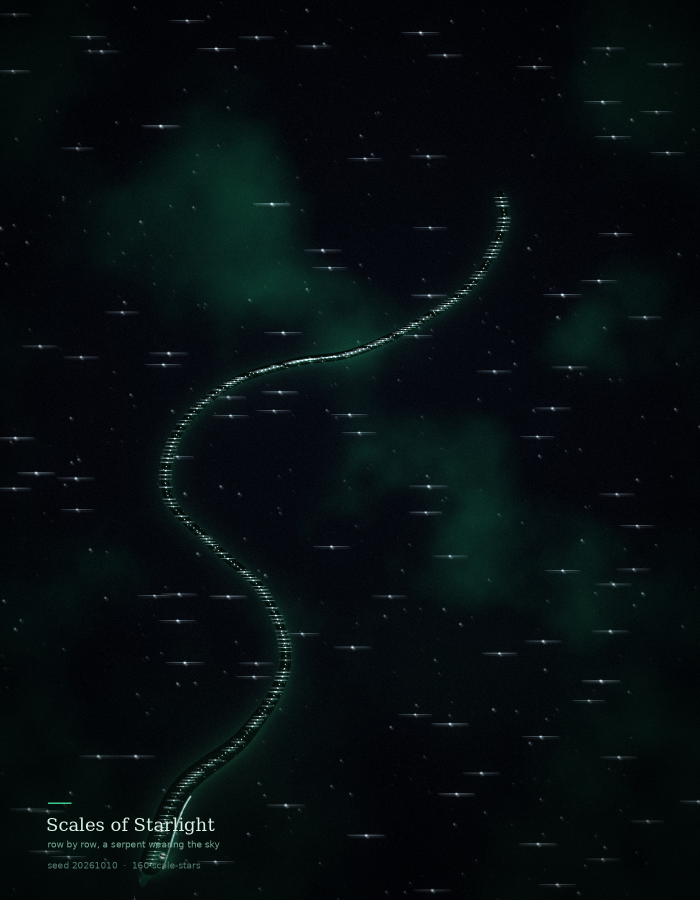
#> input picture scales-of-starlight.png, 1400 x 1800 px, found by its file name (shown at 1/2 size)
$ python probe_direction.py
#> lines starting #> are read from the running program, lines starting #| are printed output that depends on the picture
"""Probe 6: mid-body plateau diagnosis v2. Compare a CROSS-BODY horizontal strip
vs an ALONG-BODY strip. If the plateau runs along the body (constant in x, varying
in y), the fusion is in row spacing (row direction). If it runs across the body,
the fusion is in `across` (cross direction). This will tell me exactly which knob
is wrong.
"""
import numpy as np
from PIL import Image

im = np.asarray(Image.open("/home/adora/narusya-play/scales-of-starlight.png").convert("RGB")).astype(np.float32) / 255
H, W, _ = im.shape
#> H = 1800; W = 1400
lum = im @ np.array([0.299, 0.587, 0.114])

# (585,725) is on the mid-flank, heading right
# CROSS strip (along the body's width): y=725, x=585-40 .. 585+40
cross = lum[725 - 12:725 + 12, 585 - 40:585 + 40]
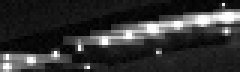
#> cross: shape (24, 80) float64 (shown 3 times larger); min 0.0023, max 1, mean 0.2
# ALONG strip (along the body's length): x=585, y=725-40 .. 725+40
along = lum[725 - 40:725 + 40, 585 - 12:585 + 12]
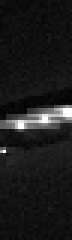
#> along: shape (80, 24) float64 (shown 3 times larger); min 0.00965, max 1, mean 0.11

cross_prof = cross.max(axis=0)
#> cross_prof = 80 values, max 1 at index 2, min 0.246 at index 23, mean 0.789
along_prof = along.max(axis=1)
#> along_prof = 80 values, max 1 at index 37, min 0.0685 at index 4, mean 0.207

print("CROSS (40px, should be 1-2 stars max):")
print(" ".join(f"{v:.2f}" for v in cross_prof))
#> (printed output is left out)
print(f"  peaks: {sum(1 for i in range(1,len(cross_prof)-1) if cross_prof[i]>cross_prof[i-1] and cross_prof[i]>cross_prof[i+1] and cross_prof[i]>0.7)}")
#|   peaks: 10

print("ALONG (40px, should be 1-2 stars max):")
print(" ".join(f"{v:.2f}" for v in along_prof))
#> (printed output is left out)
print(f"  peaks: {sum(1 for i in range(1,len(along_prof)-1) if along_prof[i]>along_prof[i-1] and along_prof[i]>along_prof[i+1] and along_prof[i]>0.7)}")
#|   peaks: 3
